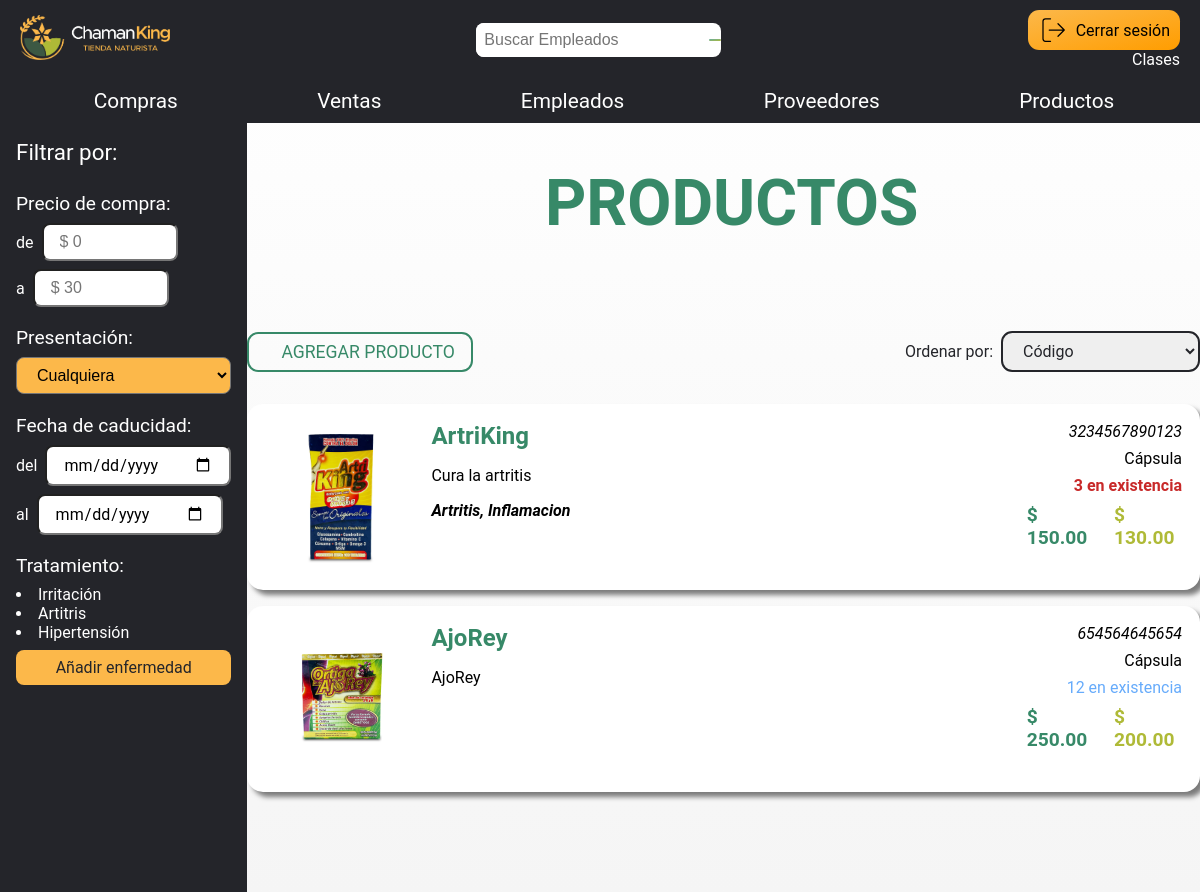
Before: /productos/ with the older database file.
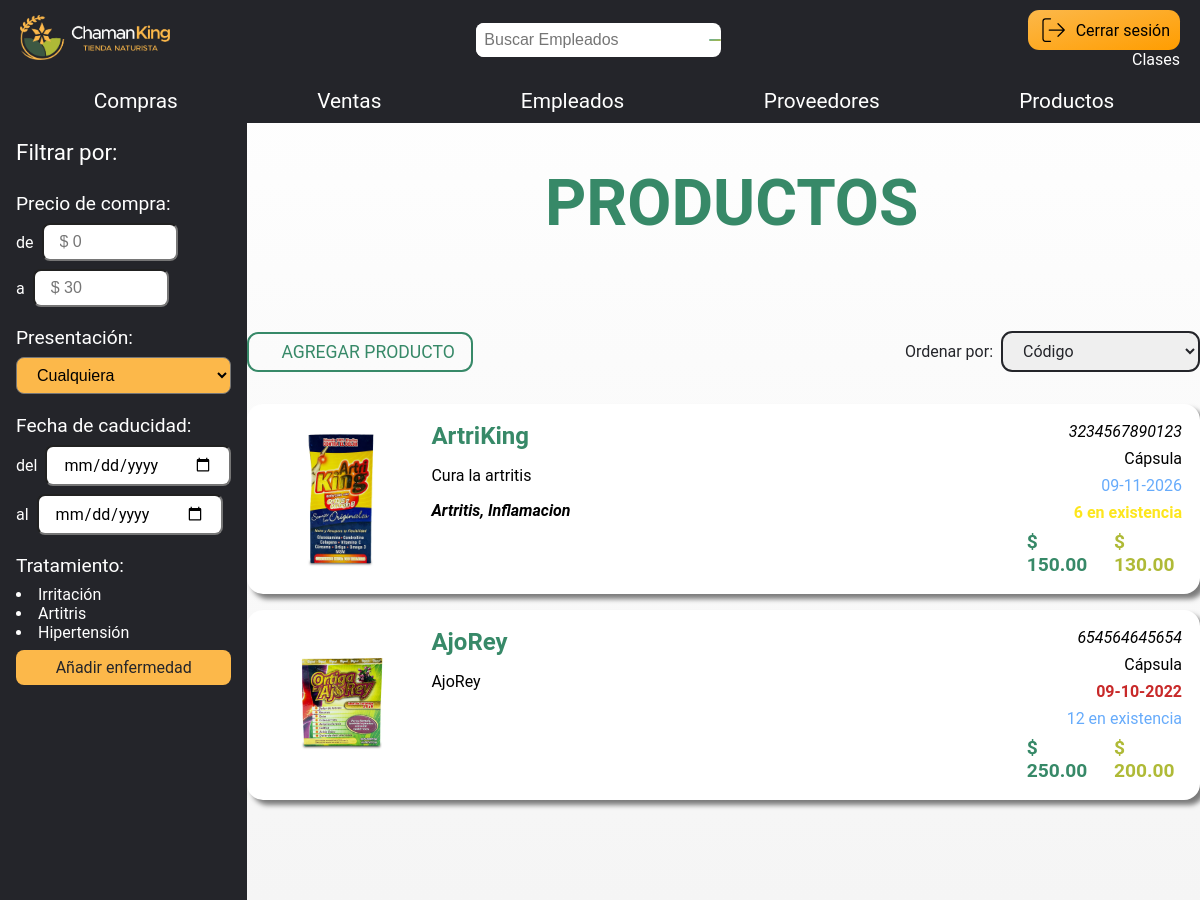
After: the same page with the newer database file.
### empleados/models.py (models this page shows, shortened)
class Producto(models.Model):
    codigo = models.CharField(max_length=30, unique=True, blank=False, null=False)
    imagen = models.CharField(max_length=255, blank=True, null=True)
    nombre = models.CharField(max_length=40, unique=True, blank=False, null=False)
    descripcion = models.TextField(max_length=150, blank=True, null=True)
    existencia = models.IntegerField(default=0, blank=False, null=False)
    precio_compra = models.DecimalField(max_digits=5, decimal_places=2, blank=False, null=False)
    precio_venta = models.DecimalField(max_digits=5, decimal_places=2, blank=False, null=False)
    caducidad = models.DateField(blank=False, null=False)
    cura = models.TextField(max_length=100, blank=True, null=True)
    presentacion = models.CharField(max_length=20, blank=False, null=False)
    habilitado = models.BooleanField(default=True)

### empleados/views.py (the view)
# urls.py: path('productos/', views.listar_productos, name='productos_list'),
def listar_productos(request):
    productos = Producto.objects.all()
    data = {
        'productos': productos,
        'fecha_hoy': datetime.now(),
        'fecha_meses': datetime.now() + timedelta(days=180),
        'fecha_mes':  datetime.now() + timedelta(days=30)
    }
    return render(request, 'empleados/productos/productos_list.html', data)

### empleados/templates/empleados/productos/productos_list.html (shortened to what this page needs)
{% extends 'base/base.html' %}
{% block content %}
    <div class="contenedor-principal">
        <nav class="nav-izq">
            <span class="filtrar-title">Filtrar por:</span>
            <span class="filtrar-contenido">
                <span class="filtrar-subtitle">Precio de compra:</span>
                <span class="filtrar-precio">
                    <div>
                        de
                        <input type="number" placeholder="$ 0">
                    </div>
                    <div>
                        a
                        <input type="number" placeholder="$ 30">
                    </div>
                </span>
            </span>
            <span class="filtrar-contenido">
                <label for="presentacion" class="filtrar-subtitle">Presentación:</label>
                <select id="presentacion" class="dropdown-presentacion">
                    <option value="terrestre">Cualquiera</option>
                </select>
            </span>
            <span class="filtrar-contenido">
                <span class="filtrar-subtitle">Fecha de caducidad:</span>
                <div class="filtrar-fecha">
                    <span>
                        del
                        <input type="date">
                    </span>
                    <span>
                        al
                        <input type="date">
                    </span>
                </div>
            </span>
            <span class="filtrar-contenido">
                <span class="filtrar-subtitle">Tratamiento:</span>
                <span>
                    <li>Irritación</li>
                    <li>Artitris</li>
                    <li>Hipertensión</li>
                    <a class="add-enfermedad">
                        Añadir enfermedad
                    </a>
                </span>
            </span>
        </nav>
        <div class="contenedor-productos">
            <h1 class="title">
                PRODUCTOS
            </h1>
            <div class="top-btn">
                <div class="contenedor-btn-agregar">
                    <a class="btn-agregar" href="{% url 'productos_new' %}">
                        AGREGAR PRODUCTO
                    </a>
                </div>
                <div class="contenedor-btn-ordenar">
                    <label for="ordenar" class="label-ordenar">Ordenar por:</label>
                    <select id="ordenar" class="dropdown-ordenar">
                        <option value="codigo">Código</option>
                    </select>
                </div>
            </div>
            {% for producto in productos %}
                <article class="producto">
                    <img src="{{ producto.imagen }}" alt="{{ producto.nombre }}">
                    <div class="info-producto-izq">
                        <span class="nombre-producto">
                            {{ producto.nombre }}
                        </span>
                        <span class="descripcion-producto">
                        {{ producto.descripcion }}
                    </span>
                        <span class="enfermedades-producto">
                        {{ producto.cura }}
                    </span>
                    </div>
                    <div class="info-producto-der">
                    <span class="codigo-producto">
                        {{ producto.codigo }}
                    </span>
                        <span class="presentacion-producto">
                        {{ producto.presentacion }}
                    </span>
                        {% if producto.caducidad > fecha_meses.date %}
                            <span class="fecha-cad-producto">
                        {{ producto.caducidad|date:"d-m-Y" }}
                    </span>
                        {% endif %}
                        {% if producto.caducidad < fecha_mes.date %}
                            <span class="fecha-cad-producto-bad">
                        {{ producto.caducidad|date:"d-m-Y" }}
                    </span>
                        {% endif %}
                        {% if producto.existencia > 10 %}
                            <span class="existencia-producto">
                        {{ producto.existencia }} en existencia
                    </span>
                        {% endif %}
                        {% if producto.existencia < 10 and producto.existencia > 5 %}
                            <span class="existencia-producto-med">
                        {{ producto.existencia }} en existencia
                    </span>
                        {% endif %}
                        {% if producto.existencia < 5 %}
                            <span class="existencia-producto-bad">
                        {{ producto.existencia }} en existencia
                    </span>
                        {% endif %}
                        <div class="precio-producto">
                        <span class="precio-venta">
                            $ {{ producto.precio_venta }}
                        </span>
                            <span class="precio-compra">
                            $ {{ producto.precio_compra }}
                        </span>
                        </div>
                    </div>
                </article>
            {% endfor %}
        </div>
    </div>
{% endblock %}

### templates/base/base.html (shortened to what this page needs)
{% load static %}
<!DOCTYPE html>
<html lang="en">
<head>
    <link rel="stylesheet" type="text/css" href="{% static 'css/styles.css' %}"/>
    <link rel="stylesheet" type="text/css" href="{% static 'css/productos.css' %}" />
</head>
<body>
<header>
    <div class="top-bar">
        <div class="logo">
            <img src="{% static 'img/LogoLargo-ParaFondoOscuro.png' %}" alt="Logo de la empresa">
        </div>
        <div class="search-bar">
            <input type="text" id="search-input" placeholder="Buscar Empleados">
            <button id="search-button">
            </button>
        </div>
        <div class="user-session">
            <a id="login-button" href="login.html">
                <svg xmlns="http://www.w3.org/2000/svg" width="30" height="30" viewBox="0 0 24 24" fill="none"
                     stroke="#000000" stroke-width="1" stroke-linecap="round" stroke-linejoin="round">
                    <path d="M10 3H6a2 2 0 0 0-2 2v14c0 1.1.9 2 2 2h4M16 17l5-5-5-5M19.8 12H9"/>
                </svg>
                Cerrar sesión
            </a>
            <a href="{% url 'empleadosC_list' %}">
                Clases
            </a>
        </div>
    </div>
    <nav class="nav-bar">
        <a href="compras.html">
            Compras
        </a>
        <a href="ventas.html">
            Ventas
        </a>
        <a href="{% url 'empleados:empleados_list' %}">
            Empleados
        </a>
        <a href="{% url 'proveedores_list' %}">
            Proveedores
        </a>
        <a href="{% url 'productos_list' %}">
            Productos
        </a>
    </nav>
</header>
{% block content %}
{% endblock %}
</body>
</html>

### static/css/styles.css (style rules this page uses)
:root { --amarillo: #FCB84A; --verde_oscuro: #3C5843; --verde: #378968; --verde_claro: #afba37; --verde_agua: #65ADA5; --verde_claro_transparente: rgba(175, 186, 55, 0.2); --negro_grisaseo: #24252A; --gris: #999; }
html { width: 100%; height: 100%; }
body { font-family: 'Roboto', sans-serif; margin: 0; padding: 0; background-image: linear-gradient(white, whitesmoke); }
header { background-color: var(--negro_grisaseo); color: #fff; display: flex; flex-flow: column; }
a { color: inherit; text-decoration: none; }
.top-bar { display: flex; justify-content: space-between; align-items: center; padding: 10px 20px; }
.nav-bar { display: flex; justify-content: space-around; align-items: center; padding: 10px 20px; }
.nav-bar a { display: flex; justify-content: center; gap: 0.5rem; color: white; text-decoration: none; font-size: 1.3rem; cursor: pointer; }
.title { display: flex; justify-content: center; gap: 1rem; position: relative; font-size: 4rem; color: var(--verde); text-align: center; font-weight: bolder; }
.logo img { max-width: 150px; height: auto; }
.contenedor-btn-ordenar { display: flex; align-self: flex-end; color: #24252A; align-items: center; margin-bottom: 1rem; }
.label-ordenar { padding: 0rem 0.5rem 0rem 0.2rem; }
.dropdown-ordenar { font-family: 'Roboto', sans-serif; font-size: 1rem; background-color: none; color: var(--negro_grisaseo); border: 2px solid var(--negro_grisaseo); width: fit-content; border-radius: 0.7rem; padding: 0.5rem 1rem 0.5rem 1rem; }
.dropdown-ordenar option { color: #24252A; background-color: white; }
.contenedor-btn-agregar { display: flex; align-self: flex-end; margin: 16px 0 1rem 0; }
.btn-agregar { display: flex; justify-content: center; gap: 1rem; background-color: none; color: var(--verde); font-size: 1.2rem; border: 2px solid var(--verde); width: fit-content; padding: 8px 16px 8px 16px; border-radius: 0.7rem; align-self: flex-end; }
.search-bar { display: flex; align-items: center; margin: 0 20px; background-color: white; border-radius: 0.5rem; }
#search-input { width: 100%; padding: 0.5rem; border: none; border-radius: 0.5rem; font-size: 1rem; }
#search-button { background-color: var(--verde_agua); color: #fff; font-size: 1.7rem; border: none; border-radius: 0.5rem; margin-left: 10px; cursor: pointer; }
#search-button { background-image: linear-gradient(to bottom right, var(--verde_agua), var(--verde_claro)); color: #fff; font-size: 1.7rem; border: none; border-radius: 0.5rem; margin-left: 10px; cursor: pointer; }
.user-session { text-align: right; }
#login-button { display: flex; gap: 8px; align-items: center; background-image: linear-gradient(to bottom right, var(--amarillo), #ff9d00); width: fit-content; color: #fff; border: none; color: black; border-radius: 0.7rem; padding: 5px 10px; cursor: pointer; font-size: 1rem; }
.contenedor-principal { display: flex; flex-direction: row; }
.nav-izq { display: flex; flex-direction: column; color: white; background-color: var(--negro_grisaseo); padding: 1rem; gap: 1.2rem; }
.filtrar-contenido { display: flex; flex-direction: column; gap: 0.5rem; font-size: 1rem; }
.filtrar-contenido input[type="number"] { background-color: white; font-size: 1rem; border-radius: 0.5rem; padding: 0.5rem 1rem 0.5rem 1rem; width: 100px; height: fit-content ; }
.filtrar-contenido input[type="date"] { font-family: 'Roboto', sans-serif; background-color: white; font-size: 1rem; border-radius: 0.5rem; padding: 0.5rem 1rem 0.5rem 1rem; width: 150px; height: fit-content ; }
.filtrar-title { font-size: 1.4rem; margin-bottom: 0.5rem; }
.filtrar-subtitle { font-size: 1.2rem; }
.filtrar-precio { display: flex; flex-direction: column; gap: 0.5rem; }
.filtrar-precio div { display: flex; flex-direction: row; gap: 0.5rem; align-items: center; }
.filtrar-fecha span { display: flex; align-items: center; flex-direction: row; gap: 0.5rem; }
.contenedor-productos { margin: 0 0 100px 0; }
.dropdown-presentacion { background-color: var(--amarillo); padding: 0.5rem 1rem 0.5rem 1rem; border-radius: 0.5rem; font-size: 1rem; }
.dropdown-presentacion option { background-color: white }
.filtrar-fecha { display: flex; flex-direction: column; gap: 0.5rem; }
.add-enfermedad { display: flex; justify-content: center; background-color: var(--amarillo); color: #24252A; padding: 0.5rem 1rem 0.5rem 1rem; border-radius: 0.5rem; margin-top: 0.5rem; }
.top-btn { display: flex; justify-content: space-between; }

Changed rows visible on the page:
changed Producto "ArtriKing": caducidad (not shown) → "09-11-2026"; existencia "3" → "6"
changed Producto "AjoRey": caducidad (not shown) → "09-10-2022"
